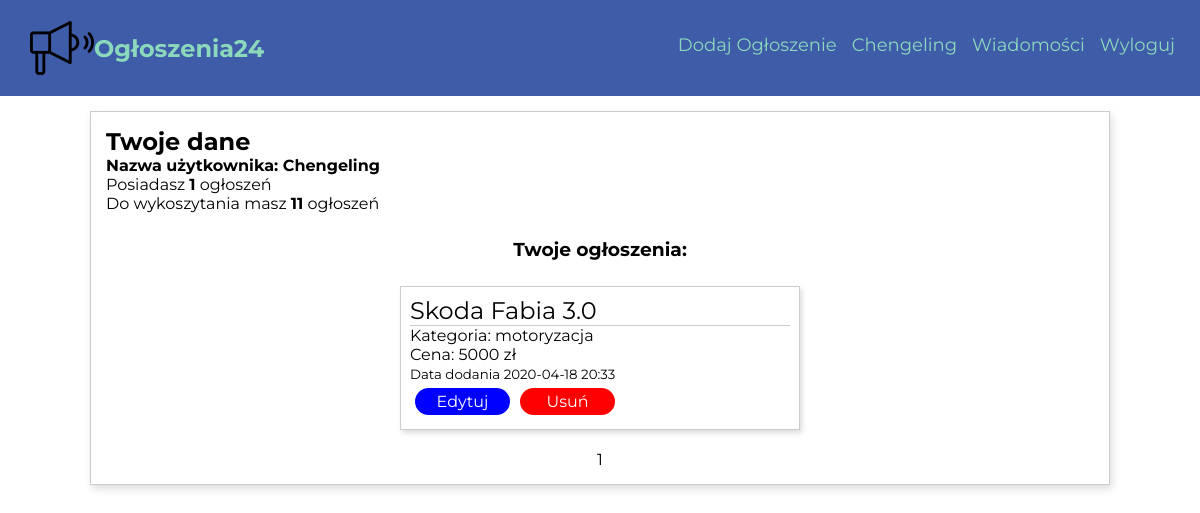
/moje-konto/ (signed in), run on the app's committed database.
### Ogloszenia24/models.py (models this page shows, shortened)
class User(db.Model, UserMixin):
    id = db.Column(db.Integer, primary_key = True)
    username = db.Column(db.String(20), unique=True, nullable=False)
    password = db.Column(db.String(30), nullable=False)
    email = db.Column(db.String(100), nullable=False, unique=True)
    adverts = db.relationship('Advert', backref='autor', lazy=True)
    messages_sent = db.relationship('Message',foreign_keys='Message.sender_id', backref='author', lazy='dynamic')
    messages_received = db.relationship('Message',foreign_keys='Message.recipient_id', backref='recipient', lazy='dynamic')
    telephone = db.Column(db.String(15))

class Advert(db.Model):
    __searchable__ = ['title']
    id = db.Column(db.Integer, primary_key=True)
    date = db.Column(db.DateTime, nullable=False, default = datetime.utcnow)
    title = db.Column(db.String(100), nullable=False)
    content = db.Column(db.Text, nullable = False)
    user_id = db.Column(db.Integer, db.ForeignKey('user.id'), nullable=False)
    category = db.Column(db.String(50), nullable=False)
    price = db.Column(db.Integer)
    city = db.Column(db.String(), nullable=False)

### Ogloszenia24/views.py (the view)
@app.route("/moje-konto/", methods=['GET', 'POST'])
@login_required
def account():
    user = current_user
    number_of_ads = Advert.query.filter_by(user_id = user.id).count()
    page = request.args.get("page", default = 1, type=int)
    ads = Advert.query.filter_by(user_id = user.id).order_by(Advert.date.desc()).paginate(per_page=6)
    return render_template('user.html', user=user, ads = ads,messages = messages, number_of_ads=number_of_ads, title="Konto użytkownika {}".format(user.username.capitalize()))

### Ogloszenia24/models.py (called while the page is built)
@login_manager.user_loader
def load_user(id):
    return User.query.get(int(id))

### Ogloszenia24/templates/user.html
{% extends 'layout.html' %}
{% block content %}
<div class="user-container">
  <div class="user-info">
    <h2 class="user-info__header">Twoje dane</h2>
    <h4 class="user-info__username">Nazwa użytkownika: {{ user.username }}</h4>
    <p class="user-info__ads-number">Posiadasz <strong>{{ number_of_ads }}</strong> ogłoszeń</p>
    <p class="user-info__ads-remaining">Do wykoszytania masz <strong>{{ 12 - number_of_ads }}</strong> ogłoszeń</p>
    <h3 class="user-info__user-ads">Twoje ogłoszenia: </h2>
    <div class="user-info__ad-list">
      {% for ad in ads.items %}
      <div class="user-info__ad-list-item">
        <a class="user-info__ad-list-item-title" href="{{ url_for('show_advert', advert_id=ad.id) }}"> {{ ad.title }}</a>
        <p class="user-info__ad-list-item-category">Kategoria: <a href="{{ url_for('search_results', category=ad.category) }}"> {{ ad.category }} </a></p>
        <p class="user-info__ad-list-item-price">Cena: {{ ad.price }} zł</p>
        <small class="user-info__ad-list-item-date"> Data dodania {{ ad.date.strftime('%Y-%m-%d %H:%M') }}</small>
        <div class="user-info__ad-list-item-change">
          <div class="user-info__ad-list-item-change--edit">
            <a href="{{ url_for('update_advert', advert_id=ad.id ) }}">Edytuj</a>
          </div>
          <div class="user-info__ad-list-item-change--delete">
            <a href="{{ url_for('delete_advert', advert_id=ad.id) }}">Usuń</a>
          </div>
        </div>
      </div>
      {% endfor %}
    </div>
    <div class="user-info__ad-list-pages">
    {% for page_num in ads.iter_pages() %}
        {% if page_num %}
          <a class="user-info__ad-list-pages-number" href="{{ url_for('account', page=page_num) }}">{{ page_num }}</a>
        {% endif %}
    {% endfor %}
    </div>
  </div>
</div>
{% endblock %}

### Ogloszenia24/templates/layout.html (shortened to what this page needs)
<!DOCTYPE html>
<html lang="en">
<head>
  <link rel="stylesheet" type="text/css" href="{{ url_for('static', filename='css/style.css')}}"/>
  <link rel="stylesheet" type="text/css" href="{{ url_for('static', filename='css/home.css')}}"/>
  <link rel="stylesheet" type="text/css" href="{{ url_for('static', filename='css/register-login.css')}}"/>
  <link rel="stylesheet" type="text/css" href="{{ url_for('static', filename='css/advert.css')}}"/>
  <link rel="stylesheet" type="text/css" href="{{ url_for('static', filename='css/user.css')}}"/>
  <link rel="stylesheet" type="text/css" href="{{ url_for('static', filename='css/show-ad.css')}}"/>
</head>
<body>
    <nav class="nav">
      <div class="nav__logo">
        <a href="{{ url_for('home')}}">
          <img class="nav__logo-image" src="{{ url_for('static', filename='images/megaphone.png')}}">
        </a>
        <a href="{{ url_for('home')}}">
          <h2 class="nav__logo-text">
            <a class="nav__logo-text-anchor" href="{{ url_for('home')}}">
              Ogłoszenia24
            </a>
          </h2>
        </a>
      </div>
        <ul class="nav__list">
          {% if current_user.is_authenticated %}
                <li class="nav__list-item"><a class="nav__list-item-anchor" href="{{ url_for('add_advert')}}">Dodaj Ogłoszenie</a></li>
                <li class="nav__list-item"><a class="nav__list-item-anchor" href="{{ url_for('account') }}">{{ current_user.username }}</a></li>
                <li class="nav__list-item"><a class="nav__list-item-anchor" href="{{ url_for('messages')}}">Wiadomości</a></li>
                <li class="nav__list-item"><a class="nav__list-item-anchor" href="{{ url_for('logout')}}">Wyloguj</a></li>
              {% else %}
                <li class="nav__list-item"><a class="nav__list-item-anchor" href="{{ url_for('login')}}">Logowanie</a></li>
                <li class="nav__list-item"><a class="nav__list-item-anchor" href="{{ url_for('register')}}">Rejestracja</a></li>
              {% endif %}
        </ul>
    </nav>
  <main class="container">
    {% block content %}
    {% endblock %}
  </main>
</body>
</html>

### Ogloszenia24/static/css/style.css (style rules this page uses)
* { margin: 0; padding: 0; box-sizing: border-box; font-family: 'Montserrat', sans-serif; }
:root { --primary-color: #3e5ca8; --secondary-color: #8BD8BD; --orange-color: rgb(255, 113, 18); }
.container { width: 100vw; max-width: 100%; overflow: hidden; }

### Ogloszenia24/static/css/home.css (style rules this page uses)
.nav { display: flex; justify-content: space-between; align-items: center; background-color: #fffdf7; width: 100%; max-width: 100vw; background: var(--primary-color); padding: 15px 10px; overflow: hidden; height: 12vh; }
.nav__logo { display: flex; align-items: center; margin-left: 20px; }
.nav__logo-image { display: block; height: 64px; width: 64px; }
.nav__logo-text-anchor { color: var(--secondary-color); text-decoration: none; }
.nav__list { display: flex; list-style: none; transition: 0.5s; }
.nav__list-item { margin-right: 15px; position: relative; }
.nav__list-item-anchor { text-decoration: none; color: var(--secondary-color); position: relative; font-size: 18px; }
.nav__list-item-anchor::after { content: ""; width: 0; margin: 0 auto; height: 3px; display: block; background-color: rgb(255, 113, 18); transition: 0.4s ease-out; margin-top: 4px; }

### Ogloszenia24/static/css/user.css (style rules this page uses)
.user-container { width: 85%; border: 1px solid #ccc; box-shadow: 2px 4px 8px #ddd; margin: 15px auto; padding: 15px; }
.user-info__user-ads { margin: 25px; text-align: center; }
.user-info__ad-list { display: grid; grid-template-columns: repeat(auto-fit, minmax(250px, 400px)); justify-content: center; gap: 15px; }
.user-info__ad-list-item { border: 1px solid #ccc; box-shadow: 2px 3px 5px #ddd; padding: 9px; }
.user-info__ad-list-item-title { text-decoration: none; font-size: 24px; color: black; border-bottom: 1px solid #ccc; display: block; }
.user-info__ad-list-item-category a { text-decoration: none; color: black; }
.user-info__ad-list-item-change { display: flex; }
.user-info__ad-list-item-change--edit, .user-info__ad-list-item-change--delete { width: 25%; border-radius: 15px; padding: 4px; text-align: center; margin: 5px; }
.user-info__ad-list-item-change--edit { background-color: blue; }
.user-info__ad-list-item-change--delete { background: red; }
.user-info__ad-list-item-change--edit a, .user-info__ad-list-item-change--delete a { text-decoration: none; color: white; }
.user-info__ad-list-pages { margin-top: 20px; text-align: center; }
.user-info__ad-list-pages-number { text-decoration: none; color: black; }

### data on the page
User: username "Chengeling"
Advert: title "Skoda Fabia 3.0", category "motoryzacja", price "5000", date "2020-04-18 20:33"

### other printed values
{{ number_of_ads }} "1"
{{ 12 - number_of_ads }} "11"
{{ page_num }} "1"
